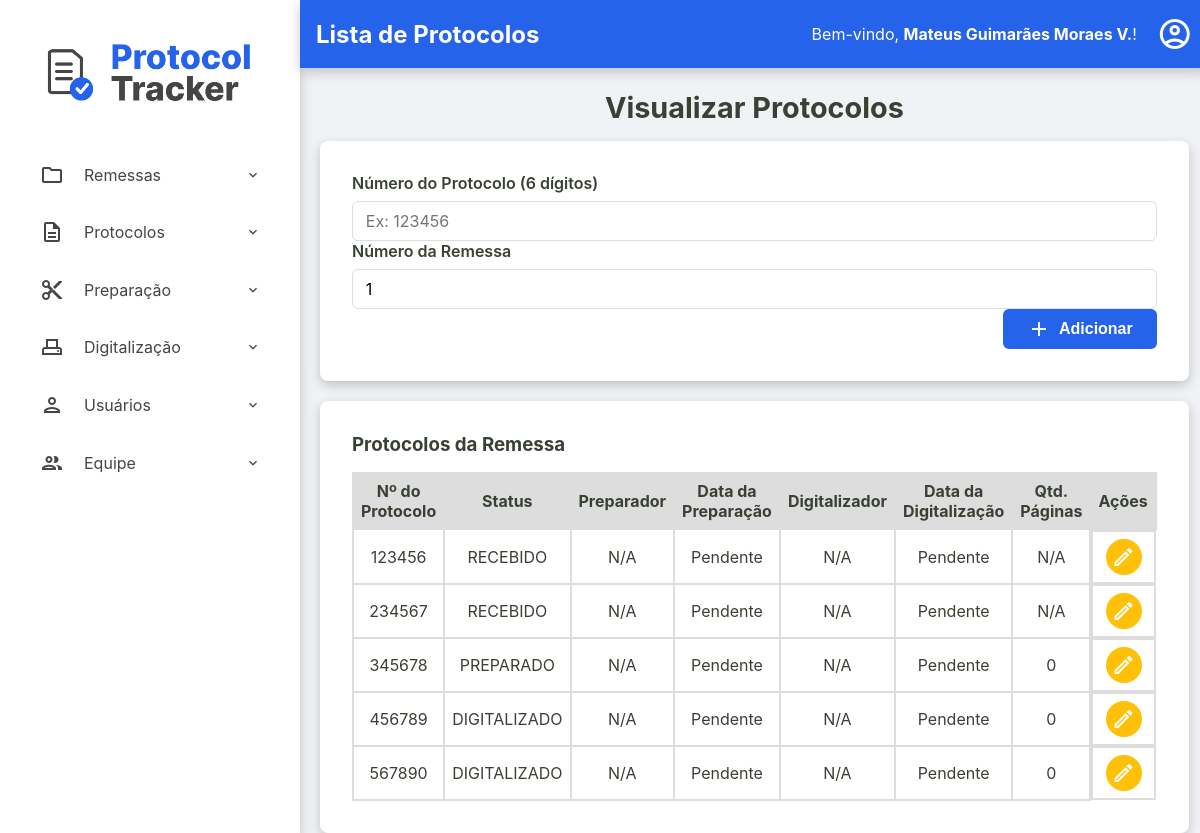
Page /admin/remessas/protocolos?id=79cb09a9-93d1-4544-90c2-ab69c693ab31 (signed in) on the earlier database version.
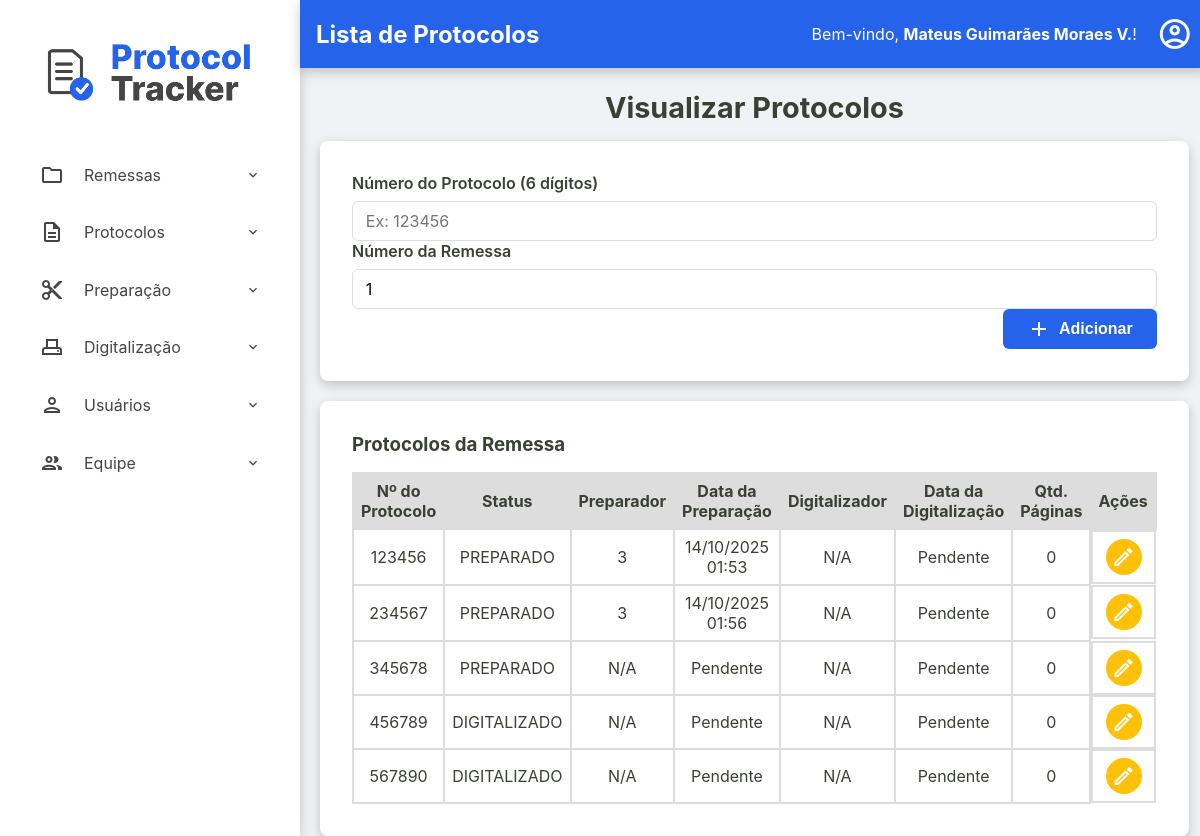
Same page on the later database version.
### tables this page shows
CREATE TABLE protocolos (
    id TEXT PRIMARY KEY,
    id_remessa TEXT NOT NULL,
    numero_protocolo TEXT NOT NULL UNIQUE,
    data_preparacao TEXT NULL,
    id_preparador INTEGER NULL,
    data_digitalizacao TEXT NULL,
    id_digitalizador INTEGER NULL,
    status TEXT NOT NULL DEFAULT 'RECEBIDO',
    quantidade_paginas INTEGER NULL CHECK (quantidade_paginas >= 0),
    observacoes TEXT NULL,
    FOREIGN KEY (id_remessa) REFERENCES remessas (id),
    FOREIGN KEY (id_preparador) REFERENCES usuarios (id),
    FOREIGN KEY (id_digitalizador) REFERENCES usuarios (id)
  );

### src/Controller/Admin/RemessaController.php (called while the page is built, shortened)
<?php
class RemessaController
{
    public function exibirProtocolos(?string $id_remessa_param, ?string $erro = null)
    {
        try {
            $id_remessa = $id_remessa_param;
            $listaProtocolos = $this->protocoloRepository->findByRemessa($id_remessa);
            require __DIR__ . '/../../../templates/admin/visualizar-protocolos.php';
        } catch (Exception $e) {
            $this->exibirRemessas($e->getMessage());
        }
    }
}

### src/Repository/ProtocoloRepository.php (called while the page is built, shortened)
<?php
class ProtocoloRepository implements ProtocoloRepositoryInterface
{
    private PDO $connection;
    public function __construct(PDO $connection)
    {
        $this->connection = $connection;
    }
    public function findByRemessa(string $id_remessa): array
    {
        $sqlQuery = "SELECT * FROM protocolos WHERE id_remessa = :id_remessa;";
        $stmt = $this->connection->prepare($sqlQuery);
        $stmt->bindValue(':id_remessa', $id_remessa);
        $stmt->execute();
        return $this->hidrataLista($stmt);
    }
    private function hidrataLista(PDOStatement $stmt): array
    {
        $listaDeProtocolos = [];
        while($dadosProtocolo = $stmt->fetch()){
            $listaDeProtocolos[] = Protocolo::fromArray($dadosProtocolo);
        }
        return $listaDeProtocolos;
    }
}

### src/Model/Protocolo.php (called while the page is built, shortened)
<?php
class Protocolo {
    public function getId(): ?string { return $this->id; }
    public function getNumeroProtocolo(): string { return $this->numero_protocolo; }
    public function getDataPreparacao(): ?DateTimeImmutable { return $this->data_preparacao; }
    public function getIdPreparador(): ?int { return $this->id_preparador; }
    public function getDataDigitalizacao(): ?DateTimeImmutable { return $this->data_digitalizacao; }
    public function getIdDigitalizador(): ?int { return $this->id_digitalizador; }
    public function getStatus(): string { return $this->status; }
    public function getQuantidadePaginas(): ?int { return $this->quantidade_paginas; }
    public static function fromArray(array $array): self
    {
        try {
            $data_preparacao = isset($array['data_preparacao']) ? new DateTimeImmutable($array['data_preparacao']) :  null;
            $data_digitalizacao = isset($array['data_digitalizacao']) ? new DateTimeImmutable($array['data_digitalizacao']) :  null;
        } catch (Exception $e) {
            throw new Exception("Falha ao criar data");
        }
        return new self(
            $array['id'],
            $array['id_remessa'],
            $array['numero_protocolo'],
            $data_preparacao,
            isset($array['id_preparador']) ? (int) $array['id_preparador'] : null,
            $data_digitalizacao,
            isset($array['id_digitalizador']) ? (int) $array['id_digitalizador'] : null,
            $array['status'],
            isset($array['quantidade_paginas']) ? (int) $array['quantidade_paginas'] : null,
            $array['observacoes'] ?? null,
        );
    }
}

### templates/admin/visualizar-protocolos.php (the view, shortened to what the changed rows need)
<?php require __DIR__ . '/../components/_header.php'; ?>
<h2>Visualizar Protocolos</h2>
<div class="container-principal-busca">
<section class="listagem-container">
    <table id="tabela-protocolos-remessa" class="protocolos-table datatable-js">
        <thead>
            <tr>
                <th>Nº do Protocolo</th>
                <th>Status</th>
                <th>Preparador</th>
                <th>Data da Preparação</th>
                <th>Digitalizador</th>
                <th>Data da Digitalização</th>
                <th>Qtd. Páginas</th>
                <th class="acoes-header">Ações</th>
            </tr>
        </thead>
        <tbody>
            <?php foreach ($listaProtocolos as $protocolo): ?>
                <tr>
                    <td><?= htmlspecialchars($protocolo->getNumeroProtocolo()) ?></td>
                    <td><?= htmlspecialchars($protocolo->getStatus()) ?></td>
                    <td>
                        <?php
                            echo htmlspecialchars($protocolo->getIdPreparador() ?? 'N/A');
                        ?>
                    </td>
                    <td><?= $protocolo->getDataPreparacao() ? $protocolo->getDataPreparacao()->format('d/m/Y H:i') : 'Pendente' ?></td>
                    <td>
                        <?php
                            echo htmlspecialchars($protocolo->getIdDigitalizador() ?? 'N/A');
                        ?>
                    </td>
                    <td><?= $protocolo->getDataDigitalizacao() ? $protocolo->getDataDigitalizacao()->format('d/m/Y H:i') : 'Pendente' ?></td>
                    <td><?= htmlspecialchars($protocolo->getQuantidadePaginas() ?? 'N/A') ?></td>
                    <td class="acoes-cell">
                        <a href="/admin/remessas/editar-protocolo?id=<?= htmlspecialchars($protocolo->getId()) ?>" class="btn-acao btn-editar" title="Editar Protocolo">
                            <span class="material-icons-outlined">edit</span>
                        </a>
                    </td>
                </tr>
            <?php endforeach; ?>
        </tbody>
    </table>
</section>
</div>
<?php require __DIR__ . '/../components/_footer.php'; ?>

Differences in the rows shown:
changed protocolos (number 1 of 5 on the later page): status "RECEBIDO" → "PREPARADO"; id_preparador "N/A" → "3"; format (not shown) → "14/10/2025 01:53"; quantidade_paginas "N/A" → "0"; no longer shows "Pendente"
changed protocolos (number 2 of 5 on the later page): status "RECEBIDO" → "PREPARADO"; id_preparador "N/A" → "3"; format (not shown) → "14/10/2025 01:56"; quantidade_paginas "N/A" → "0"; no longer shows "Pendente"
